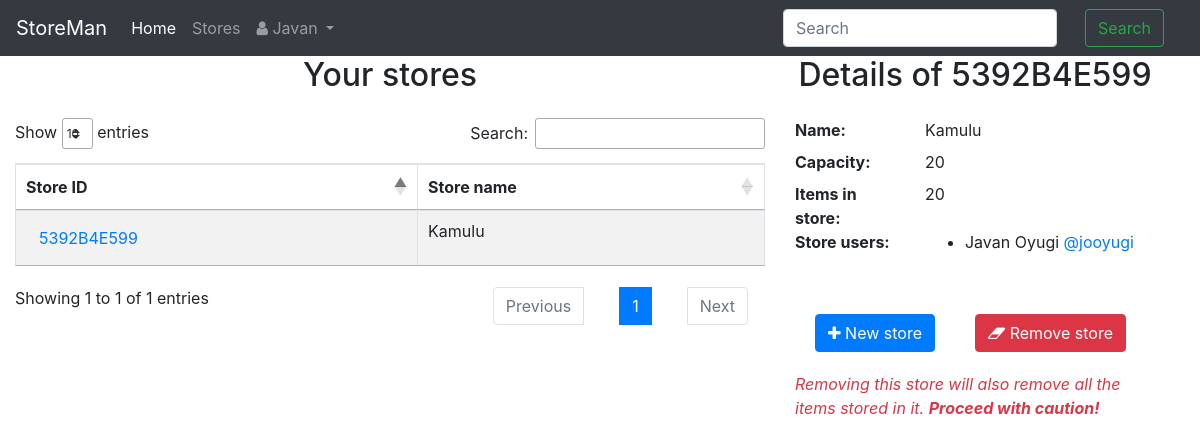
Screenshot of /store/5392B4E599/details/ (signed in) with the database file from the repository.
### accounts/models.py (models this page shows)
class Employee(AbstractUser):
        has_access=models.BooleanField(default=True)

### store/models.py (models this page shows, shortened)
class Store(models.Model):
    name = models.CharField(max_length=30, unique=True,verbose_name="Store name")
    capacity = models.IntegerField(default=0, verbose_name="Capacity")
    number_of_items = models.IntegerField(default=0)
    manager = models.ForeignKey(
        Employee, on_delete=models.CASCADE, related_name="Manager")
    store_id = models.CharField(max_length=10,
                                primary_key=True, null=False)
    store_users = models.ManyToManyField(Employee)

### store/views.py (the view)
class StoreDetailView(LoginRequiredMixin, DetailView):
    model = Store
    template_name = "store/details.html"
    def get_context_data(self, **kwargs):
        employee = Employee.objects.get(username=self.request.user.username)
        context = super(StoreDetailView, self).get_context_data(**kwargs)
        context["object_list"] = self.model.objects.filter(
            store_users=employee)
        return context

### templates/store/details.html (shortened to what this page needs)
{% extends "./index.html" %}
{% block sidebar %}
<div class="details">
    <h2 style="text-align: center" class="mb-4">Details of {{store.store_id}}</h2>
    <dl class="row">
        <dt class="col-sm-4">Name:
        <dd class="col-sm-8">
            {{store.name}}
        </dd>
        </dt>
        <dt class="col-sm-4">Capacity:
        <dd class="col-sm-8">
            {{store.capacity}}
        </dd>
        </dt>
        <dt class="col-sm-4">Items in store:
        <dd class="col-sm-8">
            {{store.number_of_items}}
        </dd>
        </dt>
        <dt class="col-sm-4">Store users:
        <dd class="col-sm-8">
            <ul>
                {% for user in store.store_users.values_list.values %}
                <li>{{user.first_name}} {{user.last_name}} <a
                        href="{%url 'accounts:profile' pk=user.id%}">@{{user.username}}</a></li>
                {% endfor %}
            </ul>
        </dd>
        </dt>
    </dl>
    <div class="btn-group" role="group" aria-label="Button group">
        <a href="{%url 'store:create'%}">
            <button class="btn btn-primary">
                <span class="fa fa-plus" aria-hidden="true"></span>
                New store
            </button>
        </a>
        <div>
            <form id="item-delete" method="POST" action="{%url 'store:delete' pk=store.store_id%}">
                <button type="submit" class="btn btn-danger">
                    <span class="fa fa-eraser" aria-hidden="true"></span>
                    Remove store
                </button>
            </form>
        </div>
    </div>
    <div class="text-danger">
        <i>
            Removing this store will also remove all the items stored in it.
            <strong>Proceed with caution!</strong>
        </i>
    </div>
</div>
{% endblock sidebar %}

### templates/header.html (shortened to what this page needs)
<nav class="navbar navbar-expand-sm navbar-dark bg-dark">
    <a class="navbar-brand" href="{%url 'item:index'%}">StoreMan</a>
    <div class="collapse navbar-collapse" id="collapsibleNavId">
        <ul class="navbar-nav mr-auto mt-2 mt-lg-0">
            <li class="nav-item active">
                <a class="nav-link" href="{%url 'item:index'%}">Home<span class="sr-only">(current)</span></a>
            </li>
            <li class="nav-item">
                <a class="nav-link" href="{%url 'store:list'%}">
                    Stores
                </a>
            </li>
            <li class="dropdown">
                <a class="nav-link dropdown-toggle" href="#" id="dropdownId" data-toggle="dropdown" aria-haspopup="true"
                    aria-expanded="false">
                    <span class="fa fa-user" aria-hidden="true"></span>
                    {{user.first_name}}
                </a>
            </li>
        </ul>
        <form class="form-inline my-2 my-lg-0" method="GET" id="search-form" data-url="{%url 'item:search'%}"
            action="{%url 'item:search'%}">
            <input class="form-control mr-sm-2" name="query" id="item" type="text" placeholder="Search">
            <button class="btn btn-outline-success my-2 my-sm-0" id="search-btn" type="submit">Search</button>
        </form>
    </div>
</nav>

### templates/store/store_list.html (shortened to what this page needs)
<h2 style="text-align: center" class="mb-4">Your stores</h2>
<table id="items-table" class="table table-striped table-bordered" style="width:100%">
    <thead>
        <tr>
            <th>Store ID</th>
            <th>Store name</th>
        </tr>
    </thead>
    <tbody>
        {% for store in object_list %}
        <tr>
            <td scope="row">
                <a class="item btn btn-outline" href="{%url 'store:details' pk=store.store_id%}">
                    {{store.store_id}}
                </a>
            </td>
            <td>{{store.name}}</td>
        </tr>
        {% endfor %}
    </tbody>
</table>

### templates/store/details.html (style rules this page uses)
button { margin: 20px; }

### rows the page displays
Employee: first_name "Javan", last_name "Oyugi", username "jooyugi"
Store: store_id "5392B4E599", name "Kamulu", capacity "20", number_of_items "20"
